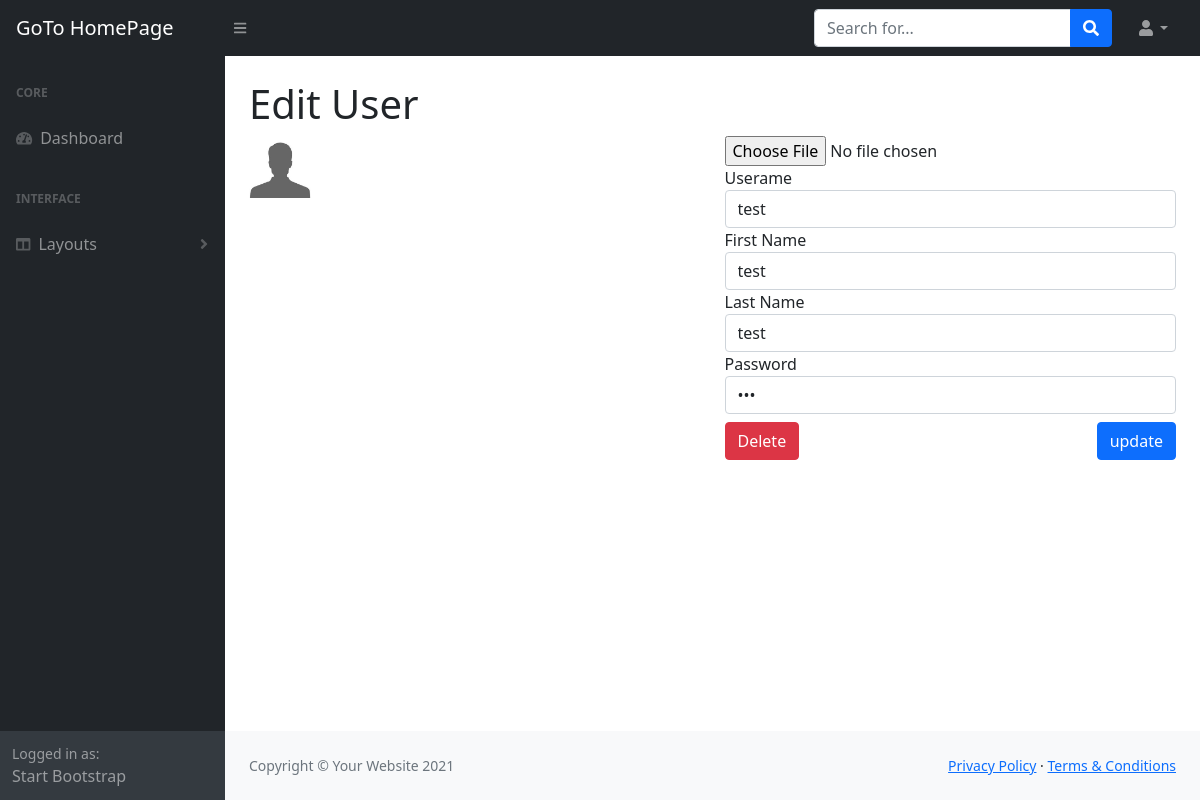
The page /admin/edit_user.php?id=7 (signed in) on the database its author committed.
### tables this page shows
CREATE TABLE `users` (
  `id` int(11) NOT NULL,
  `username` varchar(255) NOT NULL,
  `password` varchar(255) NOT NULL,
  `first_name` varchar(255) NOT NULL,
  `last_name` varchar(255) NOT NULL,
  `user_image` varchar(255) NOT NULL
);

### admin/includes/database.php (called while the page is built, shortened)
<?php
class Database
{
   public $connection;
   public function open_db_connection()
   {
      $this->connection = new mysqli(DB_HOST, DB_USER, DB_PASS, DB_NAME);
   }
   public function query($sql)
   {
      $result = $this->connection->query($sql);
      return $result;
   }
}
$database = new Database();

### admin/includes/db_object.php (called while the page is built, shortened)
<?php
class Db_object
{
   public static function find_by_id($id)
   {
      $the_result_array = static::find_by_query("SELECT * FROM " . static::$db_table . " WHERE id = $id LIMIT 1");
      return !empty($the_result_array) ? array_shift($the_result_array) : false;
   }
   public static function find_by_query($sql)
   {
      global $database;
      $result_set = $database->query($sql);
      $the_object_array = array();
      while ($row = mysqli_fetch_array($result_set)) {
         $the_object_array[] = static::instantiation($row);
      }
      return $the_object_array;
   }
   public static function instantiation($the_record)
   {
      $the_object = new $calling_class;
      foreach ($the_record as $property => $value) {
         if ($the_object->has_the_property($property)) {
            $the_object->$property = $value;
         }
      }
      return $the_object;
   }
   private function has_the_property($property)
   {
      $object_properties = get_object_vars($this);
      return array_key_exists($property, $object_properties);
   }
}

### admin/includes/user.php (called while the page is built, shortened)
<?php
class User extends Db_object
{
   public $user_image;
   public $upload_directory = "images";
   public $image_placeholder = "https://via.placeholder.com/400/000000/FFFFFF?Text=image";
   public function image_path_placeholder()
   {
      return (empty($this->user_image) ? $this->image_placeholder : $this->upload_directory . DS . $this->user_image);
   }
}

### admin/edit_user.php (the view, shortened to what this page needs)
<?php include "includes/header.php"; ?>
<?php
$user = User::find_by_id($_GET["id"]);
?>
<?php include "includes/top_nav.php"; ?>
<div id="layoutSidenav">
   <?php include "includes/side_nav.php"; ?>
   <div id="layoutSidenav_content">
      <main>
         <div class="container-fluid px-4">
            <h1 class="mt-4">Edit User</h1>
            <div class="row">
               <div class="col-md-6">
                  <a href="#" data-bs-toggle="modal" data-bs-target="#photo-library"><img src="<?php echo $user->image_path_placeholder(); ?>" alt="" class="img-responsive user_image"></a>
               </div>
               <div class="col-md-6">
                  <form action="" method="POST" enctype="multipart/form-data">
                     <div class="form-group">
                        <input type="file" name="user_image">
                     </div>
                     <div class="form-group">
                        <label for="username">Userame</label>
                        <input type="text" name="username" class="form-control" value="<?php echo $user->username; ?>" required>
                     </div>
                     <div class="form-group">
                        <label for="first_name">First Name</label>
                        <input type="text" name="first_name" value="<?php echo $user->first_name; ?>" class="form-control">
                     </div>
                     <div class="form-group">
                        <label for="last_name">Last Name</label>
                        <input type="text" name="last_name" value="<?php echo $user->last_name; ?>" class="form-control">
                     </div>
                     <div class="form-group">
                        <label for="password">Password</label>
                        <input type="password" name="password" class="form-control" value="<?php echo $user->password; ?>" required>
                     </div>
                     <div class="info-box-update">
                        <a href="delete_user.php?id=<?php echo $user->id; ?>" class="btn btn-danger float-start mt-2">Delete</a>
                        <input type="submit" name="update" value="update" class="btn btn-primary float-end mt-2">
                     </div>
                  </form>
               </div>
            </div>
         </div>
      </main>
      <?php include "includes/sub_footer.php"; ?>
   </div>
</div>
<?php include "includes/footer.php"; ?>

### admin/css/gallery.css (style rules this page uses)
.user_image { width: 62px; height: 62px; }

### rows shown on the page
users: user_image (picture), username "test", first_name "test", last_name "test"
